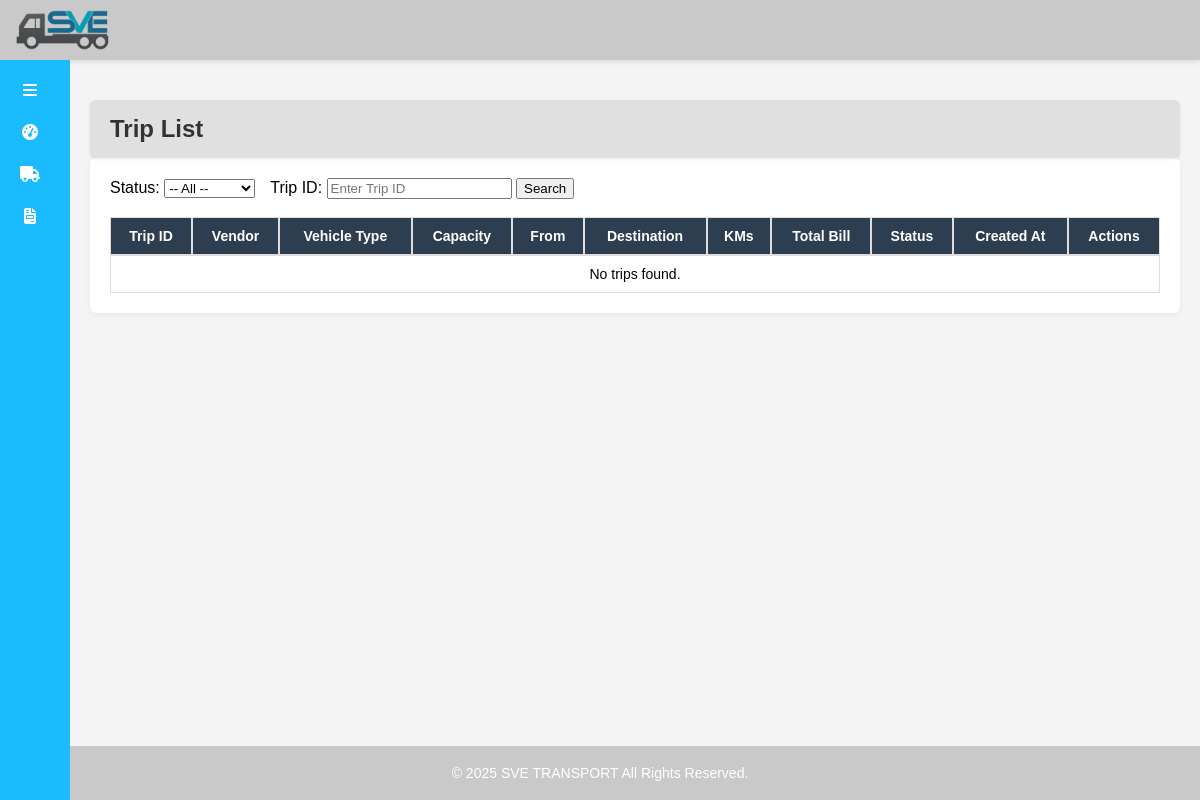
Page /trips/ on the earlier database version.
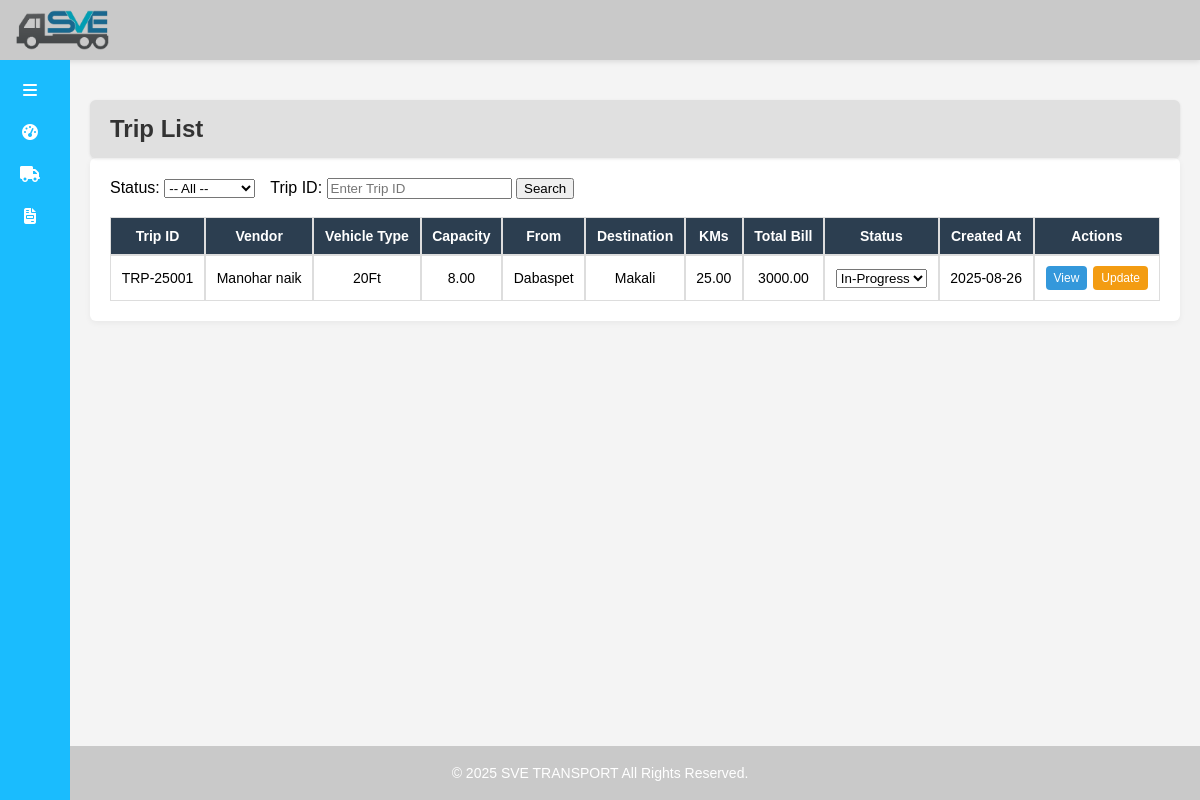
Same page on the later database version.
### main/models.py (models this page shows, shortened)
class TripOutToVendor(models.Model):
    STATUS_CHOICES = [
        ('In-Progress', 'In-Progress'),
        ('Cancelled', 'Cancelled'),
        ('Closed', 'Closed'),
        ('Hold', 'Hold'),
    ]
    trip_id = models.CharField(max_length=20, unique=True, editable=False)
    vendor = models.ForeignKey(VendorMaster, on_delete=models.CASCADE, related_name="trips")
    vehicle_type = models.CharField(max_length=50)
    vehicle_capacity = models.DecimalField(max_digits=6, decimal_places=2, help_text="Capacity in MT")
    from_location = models.CharField(max_length=255)
    destination = models.CharField(max_length=255)
    kilometer = models.DecimalField(max_digits=10, decimal_places=2)
    trip_charge = models.DecimalField(max_digits=12, decimal_places=2)
    additional_charge = models.DecimalField(max_digits=12, decimal_places=2, default=0.0)
    total_bill_amount = models.DecimalField(max_digits=12, decimal_places=2)
    status = models.CharField(max_length=20, choices=STATUS_CHOICES, default="In-Progress")
    created_at = models.DateTimeField(auto_now_add=True)

class VendorMaster(models.Model):
    STATUS_CHOICES = [
        ('Active', 'Active'),
        ('Inactive', 'Inactive'),
    ]
    vendor_code = models.CharField(max_length=20, unique=True, editable=False)
    vendor_name = models.CharField(max_length=255)
    billing_address = models.TextField()
    city = models.CharField(max_length=100)
    state = models.CharField(max_length=100)
    country = models.CharField(max_length=100, default="India")
    gstn = models.CharField(max_length=20, blank=True, null=True)
    pan = models.CharField(max_length=20, blank=True, null=True)
    short_intro = models.TextField(blank=True, null=True)
    created_at = models.DateTimeField(auto_now_add=True)
    active_till = models.DateField(blank=True, null=True)
    status = models.CharField(max_length=20, choices=STATUS_CHOICES, default="Active")

### main/views.py (the view)
# urls.py: path("trips/", views.trip_list, name="trip-list"),
def trip_list(request):
    trips = TripOutToVendor.objects.all()
    status = request.GET.get("status")
    if status:
        trips = trips.filter(status=status)
    trip_id = request.GET.get("trip_id")
    if trip_id:
        trips = trips.filter(trip_id__icontains=trip_id)
    return render(request, "trip_list.html", {"trips": trips,'pagename':'Trip List'})

### templates/trip_list.html (shortened to what this page needs)
{% extends "base.html" %}
{% block content %}
<head>
</head>
<section>
    <form method="get" class="mb-3" style="display: flex; gap: 15px; align-items: center;">
        <div>
            <label for="status-filter">Status:</label>
            <select name="status" id="status-filter" onchange="this.form.submit()">
                <option value="">-- All --</option>
            </select>
        </div>
        <div>
            <label for="trip-filter">Trip ID:</label>
            <input type="text" name="trip_id" id="trip-filter" value="{{ request.GET.trip_id }}" placeholder="Enter Trip ID">
            <button type="submit">Search</button>
        </div>
    </form>
    <br>
    <div class="scrollable-table-container">
        <table class="shipment-table">
            <thead>
                <tr>
                    <th>Trip ID</th>
                    <th>Vendor</th>
                    <th>Vehicle Type</th>
                    <th>Capacity</th>
                    <th>From</th>
                    <th>Destination</th>
                    <th>KMs</th>
                    <th>Total Bill</th>
                    <th>Status</th>
                    <th>Created At</th>
                    <th>Actions</th>
                </tr>
            </thead>
            <tbody>
                {% for trip in trips %}
                <tr>
                    <td>{{ trip.trip_id }}</td>
                    <td>{{ trip.vendor.vendor_name }}</td>
                    <td>{{ trip.vehicle_type }}</td>
                    <td>{{ trip.vehicle_capacity }}</td>
                    <td>{{ trip.from_location }}</td>
                    <td>{{ trip.destination }}</td>
                    <td>{{ trip.kilometer }}</td>
                    <td>{{ trip.total_bill_amount }}</td>
                    <td>
                        <form method="post" action="{% url 'trip-status-update' trip.id %}">
                            <select name="status" onchange="this.form.submit()">
                                <option value="In-Progress" {% if trip.status == "In-Progress" %}selected{% endif %}>In-Progress</option>
                            </select>
                        </form>
                    </td>
                    <td>{{ trip.created_at|date:"Y-m-d" }}</td>
                    <td class="actions-cell">
                        <a href="{% url 'trip-detail' trip.id %}" class="details-btn">View</a>
                        <a href="{% url 'trip-update' trip.id %}" class="update-btn">Update</a>
                    </td>
                </tr>
                {% empty %}
                <tr>
                    <td colspan="11">No trips found.</td>
                </tr>
                {% endfor %}
            </tbody>
        </table>
    </div>
</section>
{% endblock %}

### templates/base.html (shortened to what this page needs)
<!DOCTYPE html>
{% load static %}
<html lang="en">
<head>
  <link rel="stylesheet" href="https://cdnjs.cloudflare.com/ajax/libs/font-awesome/6.5.0/css/all.min.css" />
</head>
<body>
<header>
  <img src="{% static 'logo.png' %}" alt="SVE TRANSPORT" />
</header>
<aside class="sidebar" id="sidebar" aria-label="Sidebar Navigation">
  <button class="dropdown-btn" onclick="toggleSidebar()">
    <span class="icon"><i class="fas fa-bars"></i></span>
  </button>
  <button class="dropdown-btn" onclick="location.href='{% url 'dashboard' %}'">
    <span class="icon"><i class="fas fa-tachometer-alt"></i></span>
  </button>
  <button class="dropdown-btn">
    <span class="icon"><i class="fas fa-truck"></i></span>
  </button>
  <button class="dropdown-btn">
    <span class="icon"><i class="fas fa-file-invoice"></i></span>
  </button>
</aside>
<main class="main-content" id="main-content">
  <div class="page-header">
    <h1 class="page-title">{{ pagename }}</h1>
  </div>
  <div class="page-body">
    {% block content %}{% endblock %}
  </div>
</main>
<footer>
  <p>&copy; 2025 SVE TRANSPORT All Rights Reserved.</p>
</footer>
</body>
</html>

### templates/base.html (style rules this page uses)
body { margin: 0; font-family: Arial, sans-serif; background-color: #f4f4f4; }
header { position: fixed; top: 0; left: 0; width: 100%; z-index: 1000; color: #ff6f61; padding: 0 1rem; display: flex; align-items: center; justify-content: space-between; background-color: #c9c9c9; height: 60px; box-shadow: 0 2px 5px rgba(0,0,0,0.1); box-sizing: border-box; }
header img { max-height: 40px; }
.sidebar { height: 100vh; width: 70px; position: fixed; top: 60px; left: 0; background-color: #1ABCFE; padding-top: 10px; color: white; overflow-y: auto; transition: all 0.3s ease; z-index: 2000; }
.sidebar .dropdown-btn, .sidebar a { padding: 12px 20px; display: flex; align-items: center; color: white; text-decoration: none; background: none; border: none; text-align: left; width: 100%; font-size: 16px; cursor: pointer; transition: all 0.3s ease; }
.sidebar:not(.expanded) .dropdown-btn { justify-content: center; padding: 12px 0; }
.sidebar .icon { margin-right: 10px; width: 20px; text-align: center; }
.main-content { margin-left: 70px; padding: 20px; margin-top: 80px; transition: margin-left 0.3s ease; }
footer { position: fixed; bottom: 0; left: 0; width: 100%; text-align: center; background-color: #c9c9c9; color: #fff; z-index: 999; padding: 5px 0; font-size: 14px; }
.page-header { background-color: #e0e0e0; padding: 15px 20px; border-radius: 6px; box-shadow: 0 1px 3px rgba(0,0,0,0.1); position: sticky; top: 80px; z-index: 60; }
.page-title { margin: 0; font-size: 24px; color: #333; }
.page-body { background: white; padding: 20px; border-radius: 6px; box-shadow: 0 2px 6px rgba(0,0,0,0.05); margin-bottom: 60px; }

### templates/trip_list.html (style rules this page uses)
.scrollable-table-container { max-height: 400px; overflow: auto; position: relative; }
.shipment-table { width: 100%; border-collapse: separate; border-spacing: 0; font-size: 14px; table-layout: auto; }
.shipment-table th, .shipment-table td { border: 1px solid #ddd; padding: 10px; text-align: center; background-color: white; overflow-wrap: break-word; word-wrap: break-word; white-space: normal; }
.shipment-table th { background-color: #2c3e50; color: white; position: sticky; top: 0; z-index: 3; }
.shipment-table th:first-child { position: sticky; top: 0; left: 0; z-index: 4; background-color: #2c3e50; color: white; }
.shipment-table td:first-child { position: sticky; left: 0; z-index: 2; background-color: #ffffff; }
.shipment-table a { text-decoration: none; color: white; border-radius: 4px; padding: 5px 8px; font-size: 12px; }
.shipment-table a.details-btn { background-color: #3498db; }
.shipment-table a.update-btn { background-color: #f39c12; }
.shipment-table td.actions-cell { display: flex; justify-content: center; gap: 6px; flex-wrap: wrap; }

Differences in the rows shown:
added TripOutToVendor: trip_id "TRP-25001", vendor.vendor_name "Manohar naik", vehicle_type "20Ft", vehicle_capacity "8.00", from_location "Dabaspet", destination "Makali", kilometer "25.00", total_bill_amount "3000.00", status "In-Progress", created_at "2025-08-26"
Other differences:
text no longer shown: "No trips found."
